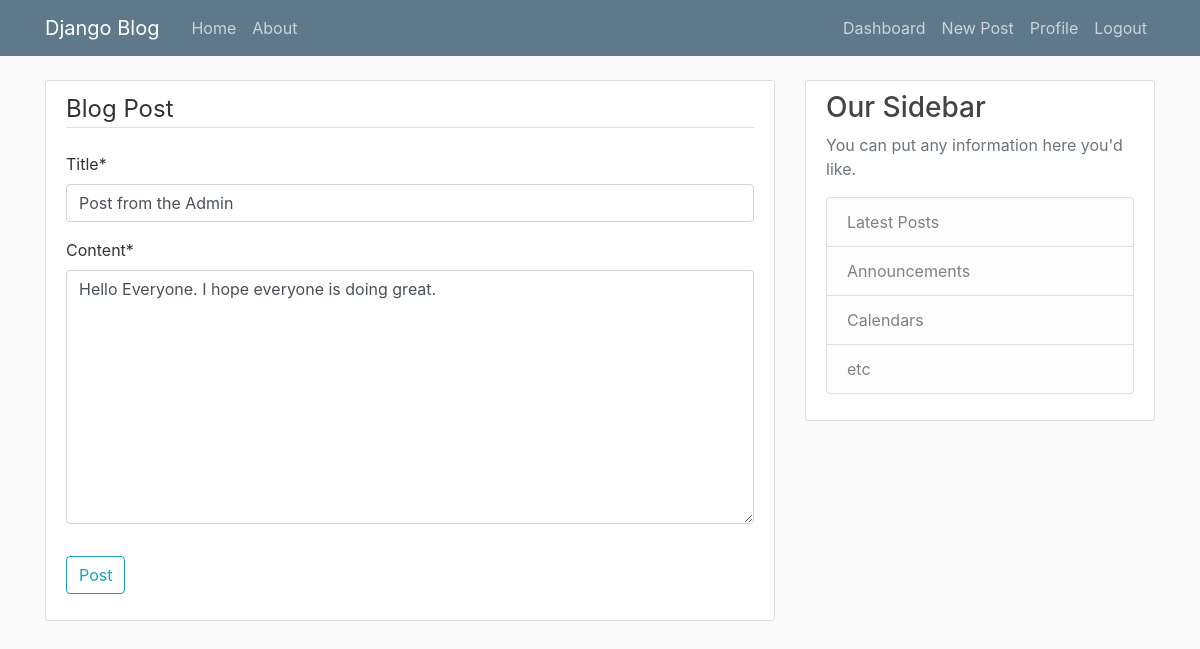
/post/13/update/ (signed in), run on the app's committed database.
### blog_app/models.py (models this page shows, shortened)
class Post(models.Model):
    title = models.CharField(max_length=100)
    content = models.TextField()
    date_posted = models.DateTimeField(default=timezone.now)
    author = models.ForeignKey(User, on_delete=models.CASCADE)

### blog_app/views.py (the view, shortened to what this page needs)
# urls.py: path('post/<int:pk>/update/', PostUpdateView.as_view(), name='post-update'),
class PostUpdateView(LoginRequiredMixin, UserPassesTestMixin, UpdateView):
    model = Post
    fields = ['title', 'content']
    def test_func(self):
        post = self.get_object()
        if self.request.user == post.author:
            return True
        return False

### blog_app/templates/blog_app/post_form.html (shortened to what this page needs)
{% extends "blog_app/base.html" %}
{% load crispy_forms_tags %}
{% block content %}
    <div class="content-section">
        <form method="POST">
            <fieldset class="form-group">
                <legend class="border-bottom mb-4">Blog Post</legend>
                {{ form|crispy }}
            </fieldset>
            <div class="form-group">
                <button class="btn btn-outline-info" type="submit">Post</button>
            </div>
        </form>
    </div>
{% endblock content %}

### blog_app/static/blog_app/main.css (style rules this page uses)
body { background: #fafafa; color: #333333; margin-top: 5rem; }
.content-section { background: #ffffff; padding: 10px 20px; border: 1px solid #dddddd; border-radius: 3px; margin-bottom: 20px; }

### data on the page
Post: title "Post from the Admin", content "Hello Everyone. I hope everyone is doing great."
